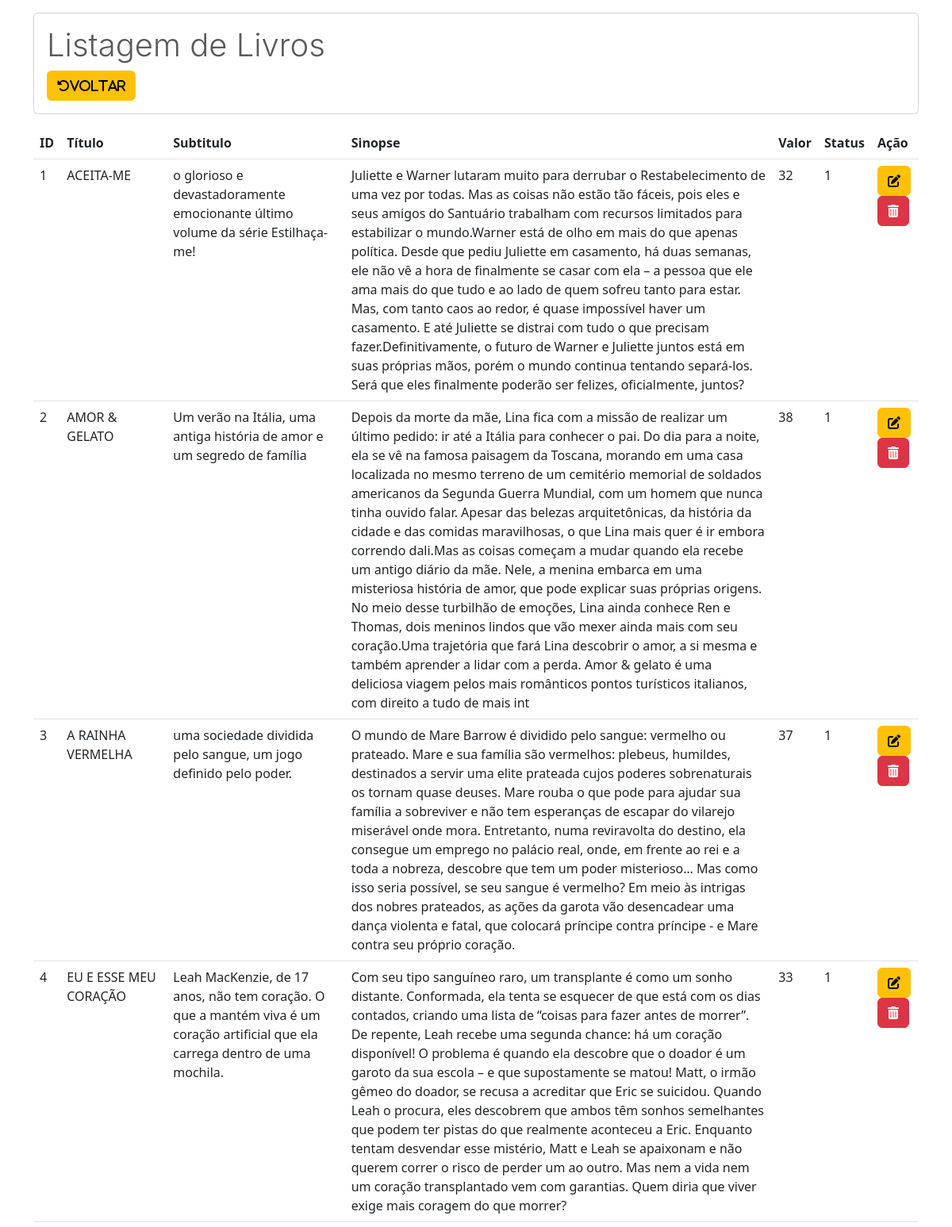
The page /listarLivros.php (upper part) on the database its author committed.
### tables this page shows
CREATE TABLE `livros` (
  `id` int(13) NOT NULL,
  `titulo` varchar(200) NOT NULL,
  `subtitulo` varchar(200) NOT NULL,
  `sinopse` varchar(1000) NOT NULL,
  `valor` int(11) NOT NULL,
  `capa` varchar(200) NOT NULL,
  `class` varchar(200) NOT NULL,
  `status` int(11) NOT NULL DEFAULT 1,
  `livrosAutor_id` int(11) DEFAULT NULL,
  `livrosEditora_id` int(11) DEFAULT NULL,
  `heartstopper` int(11) NOT NULL DEFAULT 0
);

### listarLivros.php (the view, shortened to what this page needs)
<?php
require_once("conexao.php");
$sql = "select * from livros";
$resultado = mysqli_query($conexao, $sql);
?>
<!DOCTYPE html>
<html lang="en">
<head>
  <link href="https://cdn.jsdelivr.net/npm/bootstrap@5.3.0-alpha3/dist/css/bootstrap.min.css" rel="stylesheet">
  <link rel="stylesheet" href="https://cdn.jsdelivr.net/npm/bootstrap-icons@1.11.0/font/bootstrap-icons.css">
</head>
<body>
  <div class="container-md">
    <div class="card mt-3 mb-3">
      <div class="card-body">
        <h1 class="card-title" style="color: #5a5a5a; font-family: '-apple-system'; font-weight: 300;">Listagem de Livros</h1> <a href="MenuAdm.php" class="btn btn-warning"><i class="fa-solid fa-rotate-left">Voltar</i></a>
      </div>
    </div>
    <table class="table table-hover">
      <thead>
        <tr>
          <th scope="col">ID</th>
          <th scope="col">Título</th>
          <th scope="col">Subtitulo</th>
          <th scope="col">Sinopse</th>
          <th scope="col">Valor</th>
          <th scope="col">Status</th>
          <th scope="col">Ação</th>
        </tr>
      </thead>
      <tbody>
        <?php while ($linha = mysqli_fetch_array($resultado)) { ?>
          <tr>
            <td><?= $linha['id'] ?></th>
            <td><?= $linha['titulo'] ?></th>
            <td><?= $linha['subtitulo'] ?></th>
            <td><?= $linha['sinopse'] ?></th>
            <td><?= $linha['valor'] ?></th>
            <td><?= $linha['status'] ?></th>
            <td>
              <a href="alterarLivros.php?id=<?= $linha['id'] ?>" class="btn btn-warning"><i class="fa-solid fa-pen-to-square"></i></a>
              <a href="usuarioListar.php?id=<?= $linha['id'] ?>" class="btn btn-danger" onclick="return confirm('Confirmar exclusão?')"><i class="fa-solid fa-trash-can"></i></a>
            <?php } ?>
      </tbody>
    </table>
</body>
</html>

### rows shown on the page
livros: id "1", titulo "ACEITA-ME", subtitulo "o glorioso e devastadoramente emocionante último volume da série Estilhaça-me!", sinopse "Juliette e Warner lutaram muito para derrubar o Restabelecimento de uma vez por todas. Mas as coisas não estão tão fáceis, pois eles e seus amigos do Santuário trabalham com recursos limitados para estabilizar o mundo.Warner está de olho em mais do que apenas política. Desde que pediu Juliette em casamento, há duas semanas, ele não vê a hora de finalmente se casar com ela – a pessoa que ele ama mais do que tudo e ao lado de quem sofreu tanto para estar. Mas, com tanto caos ao redor, é quase impossível haver um casamento. E até Juliette se distrai com tudo o que precisam fazer.Definitivamente, o futuro de Warner e Juliette juntos está em suas próprias mãos, porém o mundo continua tentando…", valor "32", status "1"
livros: id "2", titulo "AMOR & GELATO", subtitulo "Um verão na Itália, uma antiga história de amor e um segredo de família", sinopse "Depois da morte da mãe, Lina fica com a missão de realizar um último pedido: ir até a Itália para conhecer o pai. Do dia para a noite, ela se vê na famosa paisagem da Toscana, morando em uma casa localizada no mesmo terreno de um cemitério memorial de soldados americanos da Segunda Guerra Mundial, com um homem que nunca tinha ouvido falar. Apesar das belezas arquitetônicas, da história da cidade e das comidas maravilhosas, o que Lina mais quer é ir embora correndo dali.Mas as coisas começam a mudar quando ela recebe um antigo diário da mãe. Nele, a menina embarca em uma misteriosa história de amor, que pode explicar suas próprias origens. No meio desse turbilhão de emoções, Lina ainda…", valor "38", status "1"
livros: id "3", titulo "A RAINHA VERMELHA", subtitulo "uma sociedade dividida pelo sangue, um jogo definido pelo poder.", sinopse "O mundo de Mare Barrow é dividido pelo sangue: vermelho ou prateado. Mare e sua família são vermelhos: plebeus, humildes, destinados a servir uma elite prateada cujos poderes sobrenaturais os tornam quase deuses. Mare rouba o que pode para ajudar sua família a sobreviver e não tem esperanças de escapar do vilarejo miserável onde mora. Entretanto, numa reviravolta do destino, ela consegue um emprego no palácio real, onde, em frente ao rei e a toda a nobreza, descobre que tem um poder misterioso… Mas como isso seria possível, se seu sangue é vermelho? Em meio às intrigas dos nobres prateados, as ações da garota vão desencadear uma dança violenta e fatal, que colocará príncipe contra príncipe…", valor "37", status "1"
livros: id "4", titulo "EU E ESSE MEU CORAÇÃO", subtitulo "Leah MacKenzie, de 17 anos, não tem coração. O que a mantém viva é um coração artificial que ela carrega dentro de uma mochila.", sinopse "Com seu tipo sanguíneo raro, um transplante é como um sonho distante. Conformada, ela tenta se esquecer de que está com os dias contados, criando uma lista de “coisas para fazer antes de morrer”. De repente, Leah recebe uma segunda chance: há um coração disponível! O problema é quando ela descobre que o doador é um garoto da sua escola – e que supostamente se matou! Matt, o irmão gêmeo do doador, se recusa a acreditar que Eric se suicidou. Quando Leah o procura, eles descobrem que ambos têm sonhos semelhantes que podem ter pistas do que realmente aconteceu a Eric. Enquanto tentam desvendar esse mistério, Matt e Leah se apaixonam e não querem correr o risco de perder um ao outro. Mas nem a…", valor "33", status "1"
